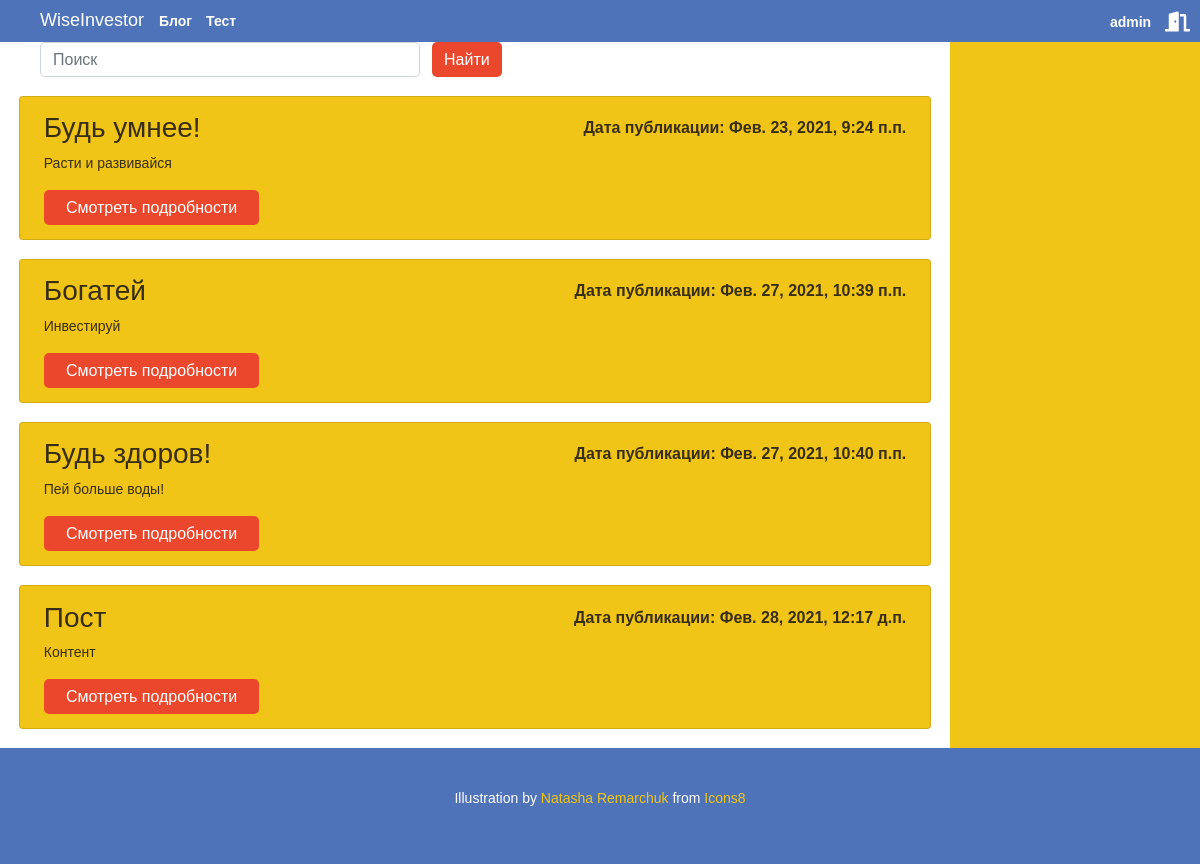
The page /posts/ (signed in) on the database its author committed.
### posts/models.py (models this page shows, shortened)
class Posts(models.Model):
    title = models.CharField('Название', max_length=100)
    content = models.TextField('Описание')
    created_at = models.DateTimeField(auto_now_add=True)
    updated_at = models.DateTimeField(auto_now=True)
    class Meta:
        verbose_name = 'Пост'
        verbose_name_plural = 'Посты'

### posts/views.py (the view)
# urls.py: path('', views.index),
@login_required(login_url='allauth:login page')
def index(request):
    posts = Posts.objects.all()
    return render(request, 'posts/index.html', {'posts' : posts})

### posts/templates/posts/index.html (shortened to what this page needs)
{% extends 'layout.html' %}
{% load static %}
{% block links%}<link rel="stylesheet" type="text/css" href="{% static 'posts/css/main_posts.css' %}">{% endblock %}
{% block content%}
      <form class="searchLine">
            <input class="form-control" type="text" placeholder="Поиск" aria-label="Поиск">
            <a href="" class="btn" tabindex="1">Найти</a>
      </form>
      {% for el in posts%}
            <div class="card">
                  <h3>{{el.title}} <span>Дата публикации: {{el.created_at}}</span> </h3>
                  <p>{{el.content}}</p>
                  <a href="{% url 'posts:post details' el.id %}" tabindex="1" class="btn">Смотреть подробности</a>
            </div>
      {%endfor%}
{% endblock %}

### mysite/templates/layout.html (shortened to what this page needs)
{% load static %}
<!DOCTYPE html>
<html lang="en">
<head>
    <link rel="stylesheet" href="https://stackpath.bootstrapcdn.com/bootstrap/4.5.2/css/bootstrap.min.css">
    <link rel="stylesheet" type="text/css" href="{% static 'common_main.css' %}">
    <link rel="stylesheet" type="text/css" href="{% static 'colors.css' %}">
    {% block links%}{% endblock%}
    <link rel="stylesheet" href="https://use.fontawesome.com/releases/v5.8.2/css/all.css">
</head>
<body>
    <header>
        <p class="logo">WiseInvestor</p>
        <nav>
            <a href="{% url 'posts:blog' %}">Блог</a>
            <a href="{% url 'polls:test' %}">Тест</a>
        </nav>
        <div class="logout">
            <a href="{% url 'allauth:logout' %}">{{request.user}}</a>
            <div class="iconSignOut"><i class="fas fa-door-open signOut"></i></div>
        </div>
    </header>
    <main>
        <div class="box">
            {% block content %}
            {% endblock %}
        </div>
        <aside class="box">
        </aside>
    </main>
    <footer>
        <p>Illustration by <a href="undefined">Natasha Remarchuk</a> from <a href="https://icons8.com/">Icons8</a></p>
    </footer>
</body>
</html>

### mysite/static/common_main.css (style rules this page uses)
body { height: 100%; display: table; width: 100%; font-family: "Arial", sans-serif; font-size: 14px; }
html { height: 100%; }
header { color: var(--WHITE); background-color: var(--BLUE); height: 40px; line-height: 40px; display: table-row; }
header a { font-weight: bold; color: var(--WHITE); }
nav a { margin: 5px; line-height: 40px; }
nav { display: inline-block; }
.logout { display: inline-block; text-align: right; float: right; }
.logout div { display: inline-block; }
header p { display: inline-block; margin: 0; margin-left: 40px; margin-right: 10px; font-size: 18px; }
.logout a { margin-right: 10px; display: inline-block; }
.iconSignOut { font-size: 20px; padding-right: 10px; }
.iconSignOut i { vertical-align: middle; }
main { height: 100%; display: table; width: 100%; }
footer { height: 100px; display: table-row; color: var(--WHITE); background-color: var(--BLUE); text-align: center; line-height: 100px; }
footer a { color: var(--YELLOW); }
aside { width: 250px; background-color: var(--YELLOW); }
.box { display: table-cell; }

### mysite/static/colors.css (style rules this page uses)
:root { --YELLOW: #f1c517; --BLUE: #4e73b8; --RED: #eb472c; --BROWN: #382d15; --WHITE: #ffffff; }

### posts/static/posts/css/main_posts.css (style rules this page uses)
.card { background: var(--YELLOW); margin: 2%; padding: 2.5%; padding-top: 1.5%; padding-bottom: 1.5%; color: var(--BROWN); }
.card span { font-size: 16px; float: right; font-weight: bold; position: relative; top: 7px; }
.card .btn { width: 25%; }
.btn { color: var(--WHITE); background: var(--RED); border-width: 0; height: 35px; border-radius: 5px; margin-top: 0; }
.searchLine .btn { margin-left: 12px; }
.searchLine { display: flex; }
.searchLine .form-control { display: inline-block; width: 40%; margin-left: 40px; height: 35px; border-radius: 5px; }

### rows shown on the page
Posts: title "Будь умнее!", created_at "Фев. 23, 2021, 9:24 п.п.", content "Расти и развивайся"
Posts: title "Богатей", created_at "Фев. 27, 2021, 10:39 п.п.", content "Инвестируй"
Posts: title "Будь здоров!", created_at "Фев. 27, 2021, 10:40 п.п.", content "Пей больше воды!"
Posts: title "Пост", created_at "Фев. 28, 2021, 12:17 д.п.", content "Контент"

### other values the page prints
{{ request.user }} "admin"
